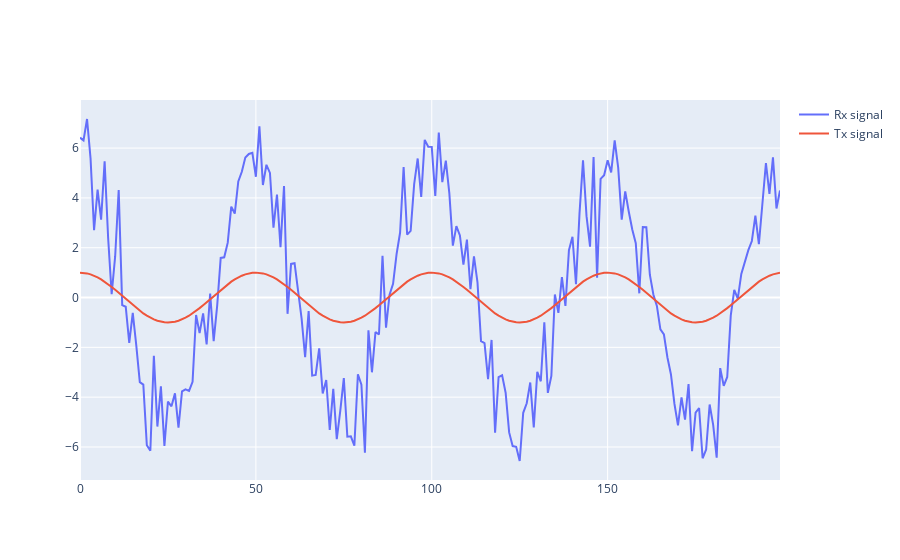

Notebook code cell kept with this figure:
### Markdown cell above
# Create beam from 3 receivers

### Code cell
X_weighted = beamforming.beamforming(rx_signals, steering_vectors)
print(X_weighted.shape) # 1x10000

if use_matplotlib:
    plt.plot(np.asarray(X_weighted).squeeze().real[0:200], label="Rx signal") # the asarray and squeeze are just annoyances we have to do because we came from a matrix
    plt.plot(np.asarray(tx_signal).squeeze().real[0:200], label="Tx signal")
    plt.legend()
    plt.show()
else:
    fig = go.Figure()
    fig.add_trace(go.Scatter(y=np.asarray(X_weighted).squeeze().real[0:200], mode='lines', name="Rx signal"))
    fig.add_trace(go.Scatter(y=np.asarray(tx_signal).squeeze().real[0:200], mode='lines', name="Tx signal"))
    fig.update_layout(template="plotly_dark")
    fig.show()

### Figure 1 — Plotly figure (JSON) as saved in the notebook; plotly's stock layout.template omitted (floating-point values rounded to 4 significant figures; data arrays with more than 128 entries replaced by an {"elided": "..."} marker saying what was removed)
{"data": [{"mode": "lines", "name": "Rx signal", "type": "scatter", "y": {"elided": "200 float values"}}, {"mode": "lines", "name": "Tx signal", "type": "scatter", "y": {"elided": "200 float values"}}], "layout": {}}
